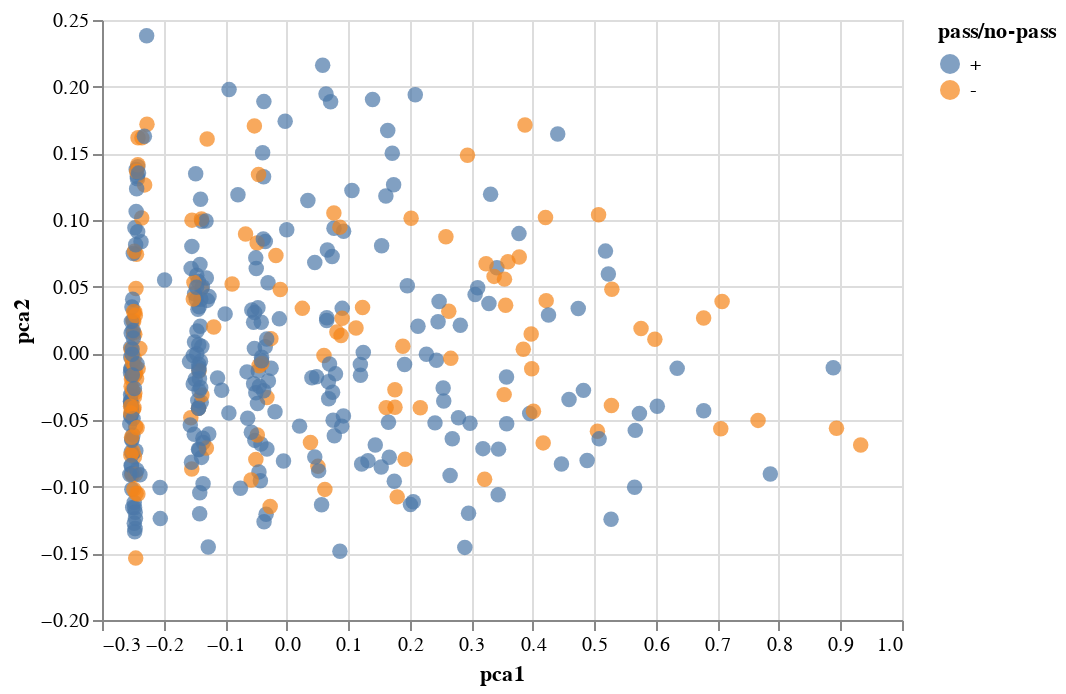

This figure's notebook cell:
### Code cell
alt.Chart(pca_df).mark_circle(size=60).encode(
    x='pca1',
    y='pca2',
    color=alt.Color('pass', legend=alt.Legend(title="pass/no-pass"))
)

### Figure 1 — Vega-Lite specification as saved in the notebook (floating-point values rounded to 4 significant figures; data arrays with more than 128 entries replaced by an {"elided": "..."} marker saying what was removed)
{"config": {"view": {"continuousWidth": 400, "continuousHeight": 300}}, "data": {"name": "data-458cce8cc320a1f9ac409a23648799f8"}, "mark": {"type": "circle", "size": 60}, "encoding": {"color": {"type": "nominal", "field": "pass", "legend": {"title": "pass/no-pass"}}, "x": {"type": "quantitative", "field": "pca1"}, "y": {"type": "quantitative", "field": "pca2"}}, "$schema": "https://vega.github.io/schema/vega-lite/v4.8.1.json", "datasets": {"data-458cce8cc320a1f9ac409a23648799f8": {"elided": "395 records"}}}
